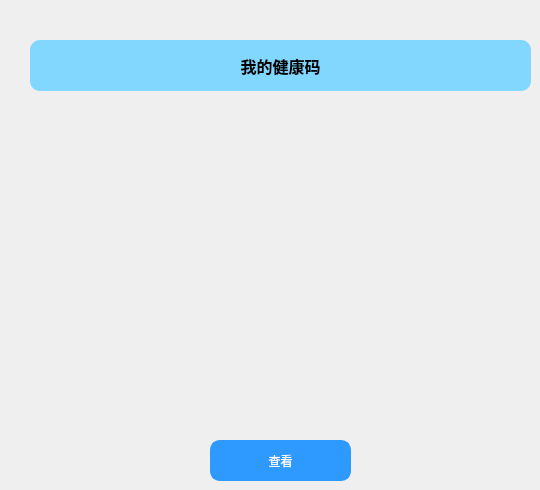
    <widget class="QWidget" name="tab_3">
     <attribute name="title">
      <string>Tab 3</string>
     </attribute>
     <widget class="QLabel" name="image">
      <property name="geometry">
       <rect>
        <x>140</x>
        <y>120</y>
        <width>280</width>
        <height>280</height>
       </rect>
      </property>
      <property name="text">
       <string/>
      </property>
     </widget>
     <widget class="QLabel" name="label_8">
      <property name="geometry">
       <rect>
        <x>30</x>
        <y>40</y>
        <width>501</width>
        <height>51</height>
       </rect>
      </property>
      <property name="font">
       <font>
        <family>微软雅黑</family>
        <pointsize>12</pointsize>
        <weight>75</weight>
        <bold>true</bold>
       </font>
      </property>
      <property name="styleSheet">
       <string notr="true">background-color: rgb(130, 215, 255);
 border-radius: 10px;</string>
      </property>
      <property name="text">
       <string>我的健康码</string>
      </property>
      <property name="alignment">
       <set>Qt::AlignCenter</set>
      </property>
     </widget>
     <widget class="QPushButton" name="health_show_button">
      <property name="geometry">
       <rect>
        <x>210</x>
        <y>440</y>
        <width>141</width>
        <height>41</height>
       </rect>
      </property>
      <property name="styleSheet">
       <string notr="true">QPushButton{
	font: 12pt &quot;微软雅黑&quot;;
	
	background-color:rgb(46, 154, 255);
	color: rgb(255, 255, 255);
	border: 3px solid rgb(46, 154, 255);
	border-radius:10px
}
QPushButton:hover{
	
	color:rgb(46, 154, 255);
	background-color: rgb(255, 255, 255);
}
QPushButton:pressed{
	padding-top:5px;
	padding-left:5px
}
</string>
      </property>
      <property name="text">
       <string>查看</string>
      </property>
     </widget>
     <zorder>label_8</zorder>
     <zorder>health_show_button</zorder>
     <zorder>image</zorder>
    </widget>
